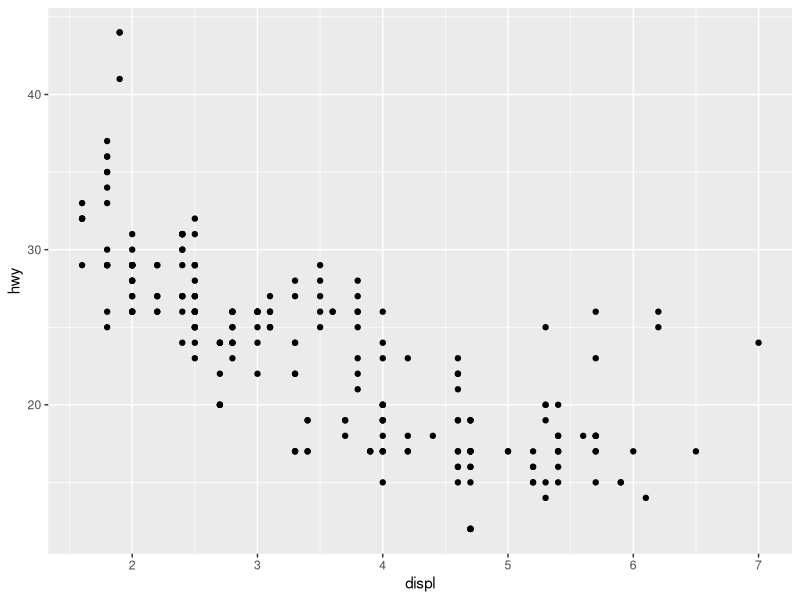
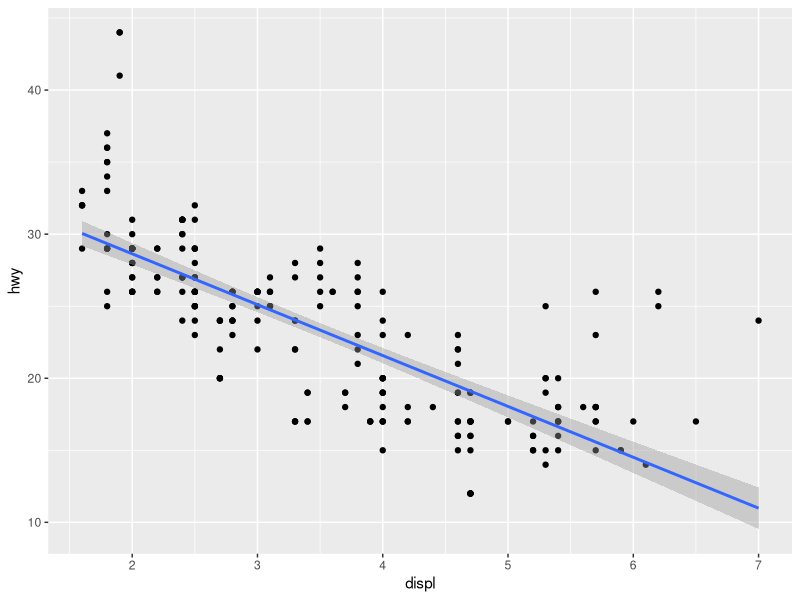
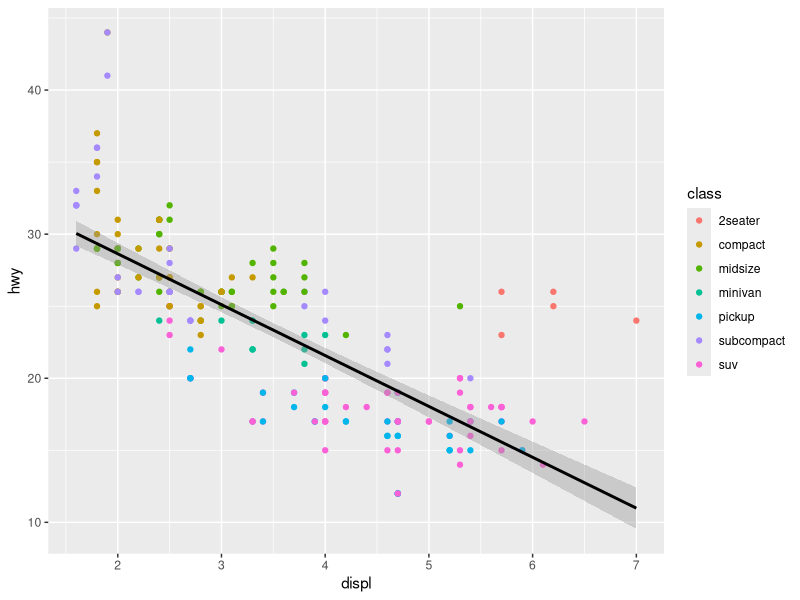
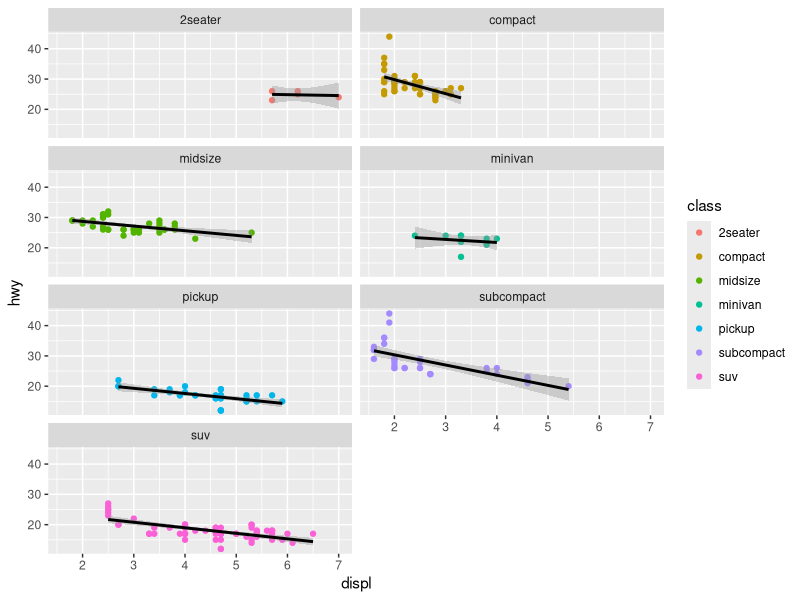
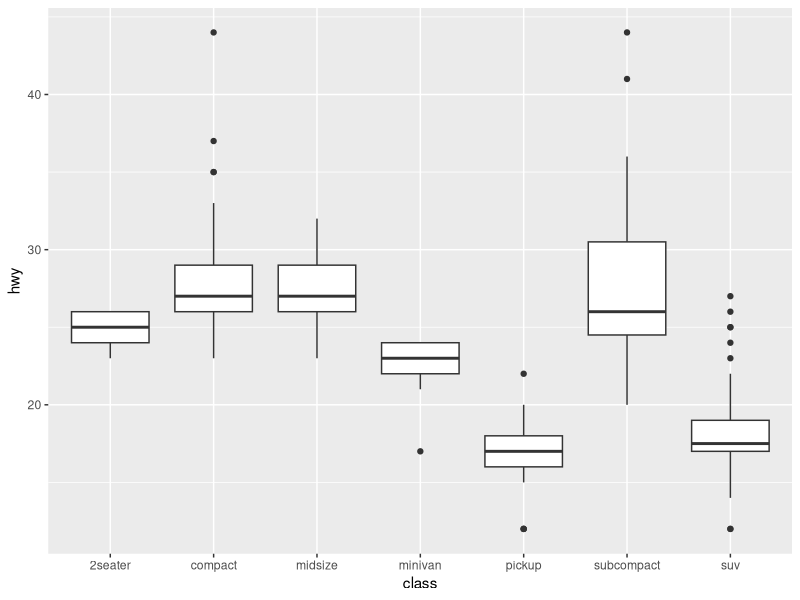
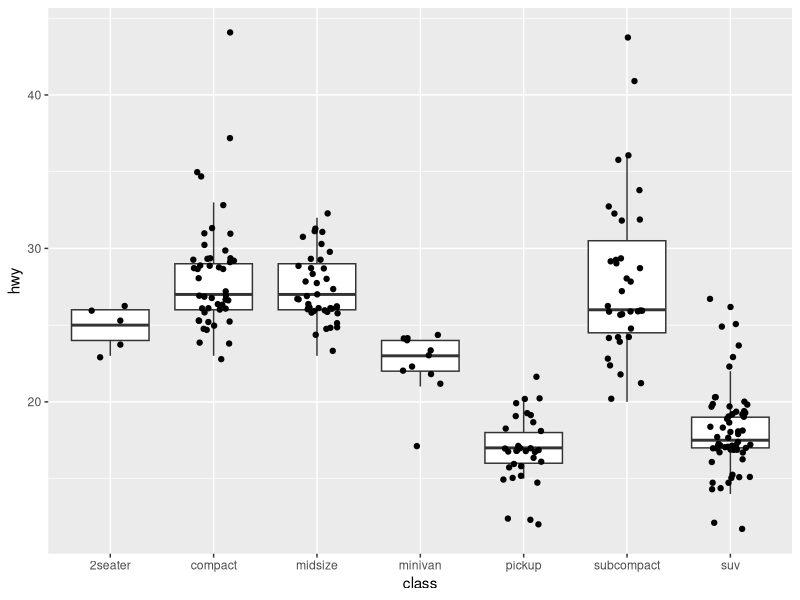
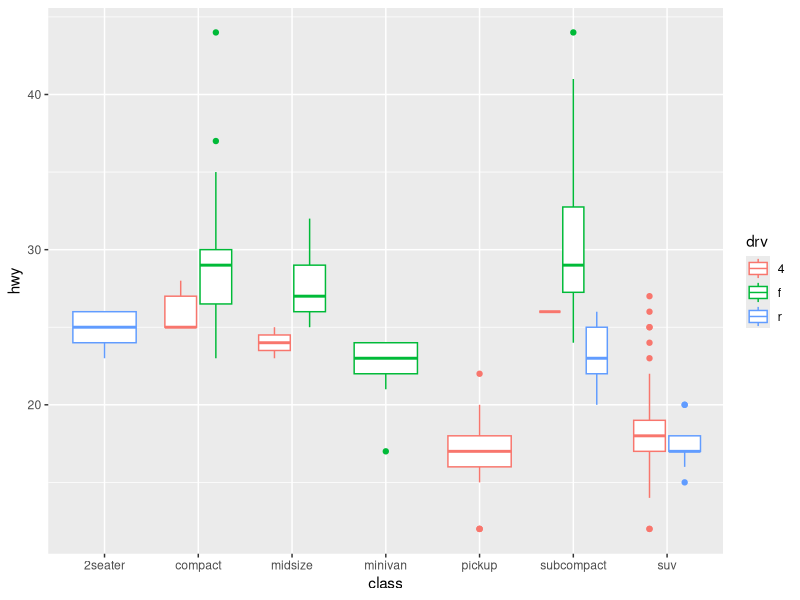
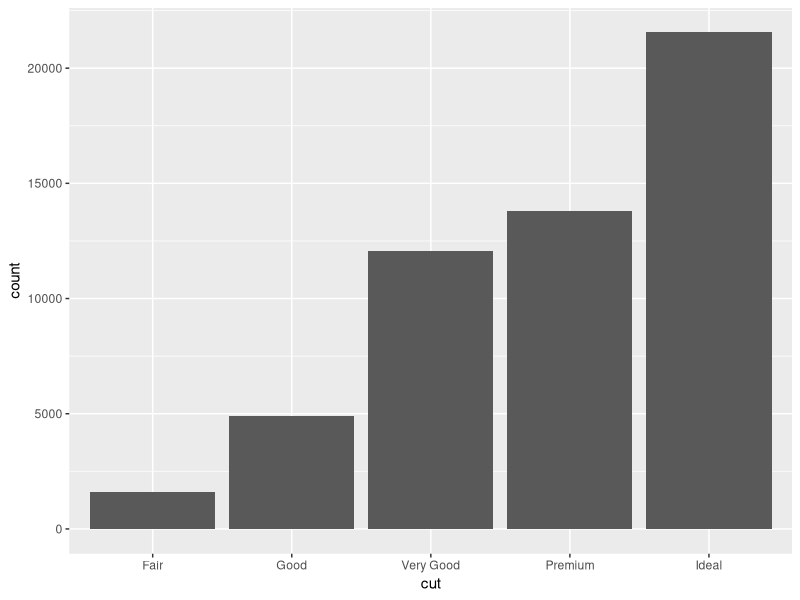

These charts were generated, in order, by the following R code:
## ---- chunk 1
knitr::opts_chunk$set(echo = TRUE)
## ---- chunk 2
library(ggplot2)
summary(mpg)
## ---- chunk 3
help(mpg)
## ---- chunk 4
ggplot(data = mpg) + #this tells ggplot which dataset to use
  geom_point(mapping = aes(x = displ, y = hwy)) #this sets the x and y axis and plots each data point
## ---- chunk 5
ggplot(data = mpg) + #this tells ggplot which dataset to use
  geom_point(mapping = aes(x = displ, y = hwy)) + #this sets the x and y axis and plots each data point
  geom_smooth(mapping = aes(x = displ, y = hwy), method = lm) #this creates the line of best fit
## ---- chunk 6
ggplot(data = mpg) + #this tells ggplot which dataset to use
  geom_point(mapping = aes(x = displ, y = hwy, color = class)) + #this sets the x and y axis and plots each data point, "color" is used here to differ the color of the dots based on the class of car (suv, etc.)
  geom_smooth(mapping = aes(x = displ, y = hwy), method = lm, color = "black") #here, we set the color of the line explicitly to black
## ---- chunk 7
ggplot(data = mpg) + #this tells ggplot which dataset to use
  geom_point(mapping = aes(x = displ, y = hwy, color = class)) + #this sets the x and y axis and plots each data point, "color" is used here to differ the color of the dots based on the class of car (suv, etc.)
  geom_smooth(mapping = aes(x = displ, y = hwy), method = lm, color = "black") + #here, we set the color of the line explicitly to black
  facet_wrap(~ class, ncol = 2) #this will make multiple graphs based on class. Note that ncol (number of columns) and nrow (number of rows) can be set explicitly (but don't have to be)
## ---- chunk 8
ggplot(data = mpg) + 
  geom_boxplot(mapping = aes(x = class, y = hwy))
## ---- chunk 9
ggplot(data = mpg) + 
  geom_boxplot(mapping = aes(x = class, y = hwy), outlier.shape = NA) +
  geom_jitter(mapping = aes(x = class, y = hwy), width = 0.2)
## ---- chunk 10
ggplot(data = mpg) + 
  geom_boxplot(mapping = aes(x = class, y = hwy, color = drv))
## ---- chunk 11
ggplot(data = diamonds) + 
  geom_bar(mapping = aes(x = cut)) #note that in these charts, we only need to declare an x variable
## ---- chunk 12
ggplot(data = diamonds) + 
  geom_bar(mapping = aes(x = cut, fill = cut)) #note that in these charts, we only need to declare an x variable
## ---- chunk 13
ggplot(data = diamonds) + 
  geom_bar(mapping = aes(x = cut, fill = clarity)) #note that in these charts, we only need to declare an x variable
## ---- chunk 14
ggplot(data = diamonds) + 
  geom_bar(mapping = aes(x = cut, fill = clarity), position = "fill") #note that in these charts, we only need to declare an x variable
## ---- chunk 15
ggplot(data = diamonds) + 
  geom_bar(mapping = aes(x = cut, fill = clarity), position = "dodge") #note that in these charts, we only need to declare an x variable
